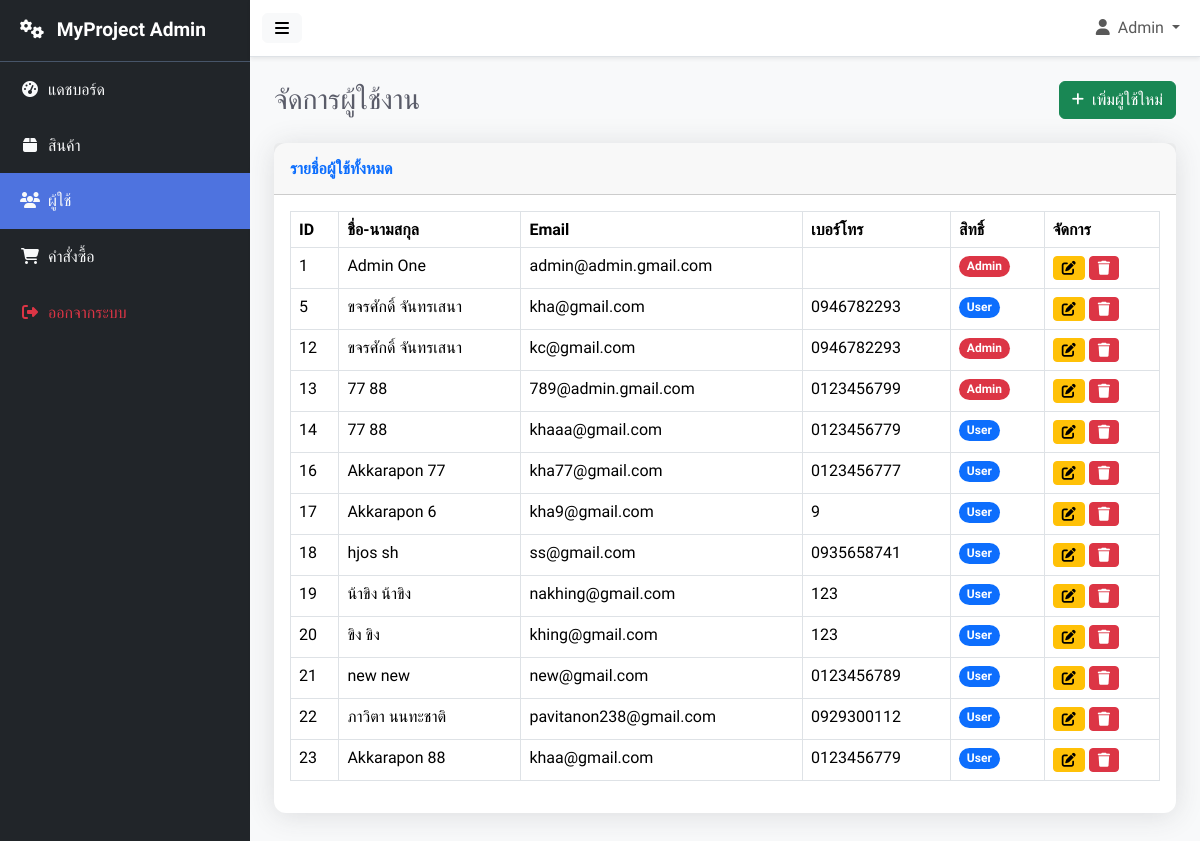
The page /admin/users.php (signed in) on the database its author committed.
### tables this page shows
CREATE TABLE `user` (
  `user_id` int(11) NOT NULL,
  `firstname` varchar(100) NOT NULL,
  `lastname` varchar(100) NOT NULL,
  `email` varchar(150) NOT NULL,
  `password` varchar(255) NOT NULL,
  `address` text DEFAULT NULL,
  `phone` varchar(20) DEFAULT NULL,
  `role` enum('admin','user') DEFAULT 'user'
);

### admin/users.php (the view, shortened to what this page needs)
<?php
include 'header.php';
$result = $conn->query("SELECT * FROM `user` ORDER BY user_id ASC");
?>
<div class="d-flex justify-content-between align-items-center mb-4">
    <h1 class="h3 mb-0 text-gray-800">จัดการผู้ใช้งาน</h1>
    <a href="add_user.php" class="btn btn-success">
        <i class="fas fa-plus fa-sm me-2"></i>เพิ่มผู้ใช้ใหม่
    </a>
</div>
<div class="card shadow-sm mb-4">
    <div class="card-header py-3">
        <h6 class="m-0 font-weight-bold text-primary">รายชื่อผู้ใช้ทั้งหมด</h6>
    </div>
    <div class="card-body">
        <div class="table-responsive">
            <table id="userTable" class="table table-bordered table-hover" width="100%" cellspacing="0">
                <thead>
                    <tr>
                        <th>ID</th>
                        <th>ชื่อ-นามสกุล</th>
                        <th>Email</th>
                        <th>เบอร์โทร</th>
                        <th>สิทธิ์</th>
                        <th>จัดการ</th>
                    </tr>
                </thead>
                <tbody>
                    <?php
                    if ($result && $result->num_rows > 0):
                        while ($row = $result->fetch_assoc()):
                    ?>
                    <tr>
                        <td><?= $row['user_id'] ?></td>
                        <td><?= htmlspecialchars($row['firstname'] . " " . $row['lastname']) ?></td>
                        <td><?= htmlspecialchars($row['email']) ?></td>
                        <td><?= htmlspecialchars($row['phone']) ?></td>
                        <td>
                            <span class="badge rounded-pill <?= $row['role'] == 'admin' ? 'bg-danger' : 'bg-primary' ?>">
                                <?= ucfirst($row['role']) ?>
                            </span>
                        </td>
                        <td>
                            <a href="edit_user.php?id=<?= $row['user_id'] ?>" class="btn btn-warning btn-sm">
                                <i class="fas fa-edit"></i>
                            </a>
                            <a href="delete_user.php?id=<?= $row['user_id'] ?>" class="btn btn-danger btn-sm"
                               onclick="return confirm('คุณแน่ใจหรือไม่ว่าต้องการลบผู้ใช้นี้?')">
                                <i class="fas fa-trash"></i>
                            </a>
                        </td>
                    </tr>
                    <?php
                        endwhile;
                    else:
                    ?>
                    <tr>
                        <td colspan="6" class="text-center">ไม่พบข้อมูลผู้ใช้งาน</td>
                    </tr>
                    <?php endif; ?>
                </tbody>
            </table>
        </div>
    </div>
</div>
<?php include 'footer.php'; ?>

### admin/admin_style.css (style rules this page uses)
body { font-family: 'Prompt', sans-serif; overflow-x: hidden; background-color: #f8f9fa; }
.card { border: none; border-radius: 0.75rem; box-shadow: 0 0.15rem 1.75rem 0 rgba(58, 59, 69, .15) !important; }
.table thead { background-color: #4e73df; color: white; }
.text-gray-800 { color: #5a5c69 !important; }
.font-weight-bold { font-weight: 700 !important; }

### rows shown on the page
user: user_id "1", firstname+lastname "Admin One", email "admin@admin.gmail.com", role "Admin"
user: user_id "5", firstname+lastname "ขจรศักดิ์ จันทรเสนา", email "kha@gmail.com", phone "0946782293", role "User"
user: user_id "12", firstname+lastname "ขจรศักดิ์ จันทรเสนา", email "kc@gmail.com", phone "0946782293", role "Admin"
user: user_id "13", firstname+lastname "77 88", email "789@admin.gmail.com", phone "0123456799", role "Admin"
user: user_id "14", firstname+lastname "77 88", email "khaaa@gmail.com", phone "0123456779", role "User"
user: user_id "16", firstname+lastname "Akkarapon 77", email "kha77@gmail.com", phone "0123456777", role "User"
user: user_id "17", firstname+lastname "Akkarapon 6", email "kha9@gmail.com", phone "9", role "User"
user: user_id "18", firstname+lastname "hjos sh", email "ss@gmail.com", phone "0935658741", role "User"
user: user_id "19", firstname+lastname "น้าขิง น้าขิง", email "nakhing@gmail.com", phone "123", role "User"
user: user_id "20", firstname+lastname "ขิง ขิง", email "khing@gmail.com", phone "123", role "User"
user: user_id "21", firstname+lastname "new new", email "new@gmail.com", phone "0123456789", role "User"
user: user_id "22", firstname+lastname "ภาวิตา นนทะชาติ", email "pavitanon238@gmail.com", phone "0929300112", role "User"
user: user_id "23", firstname+lastname "Akkarapon 88", email "khaa@gmail.com", phone "0123456779", role "User"

### other values the page prints
$_SESSION['username'] "Admin"
